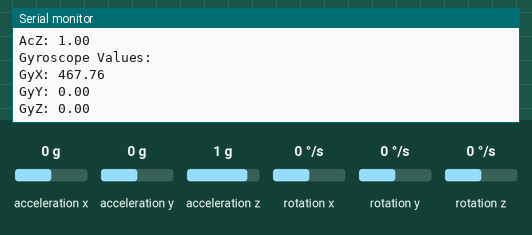
A sketch run on a simulated ESP32. On the bench: the last lines printed to the serial monitor. Wiring (inferred from the names in the program): MPU-6050 motion sensor at I2C address 0x68. Inputs (shaded band) come from the test bench; at power-on: acceleration x 0 g, acceleration y 0 g, acceleration z 1 g, rotation x 0 °/s, rotation y 0 °/s, rotation z 0 °/s. WiFi joins after 1.5 s; servers stay silent unless stated.

Above: at 2.4 s.
2.5 s: acceleration x set to -1.4 g
4.0 s: acceleration y set to -1.4 g
5.5 s: acceleration z set to -1.4 g
7.0 s: rotation x set to -192 °/s
At 7.8 s:
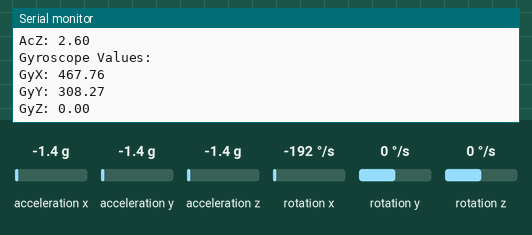
8.5 s: rotation y set to -192 °/s
At 9.5 s:
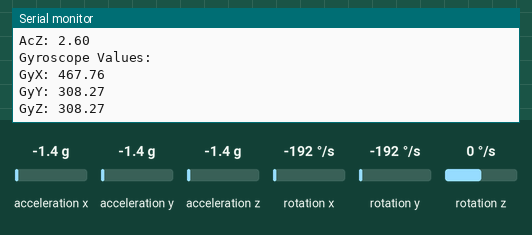

Measured:
- after the input at 7.0 s, the serial monitor: prints a new line after 0.06 s (image 1)
- after the input at 8.5 s, the serial monitor: prints a new line after 0.06 s (image 2)

The sketch:

mpudata.ino
```cpp
/*
 *  This sketch sends MPU6050 data over UDP on a ESP32 device
 *
 */
#include <WiFi.h>
#include <WiFiUdp.h>
#include <Wire.h>

// WiFi network name and password:
const char * networkName = "Naruto";
const char * networkPswd = "barcelona";

//IP address to send UDP data to:
// either use the ip address of the server or
// a network broadcast address
const char * udpAddress = "192.168.0.100";
const int udpPort = 3333;
IPAddress ip(192, 168, 0, 117);
IPAddress dns(192, 168, 0, 1);
IPAddress gateway(192, 168, 0, 1);

int cnt = 07;
String gyr_val, acc_val, val;

const int MPU_addr=0x68;  //I2C address of the MPU
float AcX,AcY,AcZ,Tmp,GyX,GyY,GyZ;

//Are we currently connected?
boolean connected = false;

//The udp library class
WiFiUDP udp;

void setup(){
  // Initilize hardware serial:
  Serial.begin(115200);
  Wire.begin();
  Wire.beginTransmission(MPU_addr);
  Wire.write(0x6B); //0x6B is power management register by default device will be in SLEEP mode
  Wire.write(0); //so we set the register to ensure we are NOT in sleep mode
  Wire.endTransmission(true);

  mpu_setup();

  //Connect to the WiFi network
  connectToWiFi(networkName, networkPswd);
}

void loop(){
  //only send data when connected
  if(connected){
    //Initialize UDP transmission
    udp.beginPacket(udpAddress,udpPort);

    mpu_read();

    acc_val = String(AcX) + "," + String(AcY) + "," + String(AcZ);
    gyr_val = String(GyX)+ "," + String(GyY) + "," +  String(GyZ); //GyX,GyY,GyZ
    val = acc_val + "," + gyr_val;
    //send the mpu values by UDP
    udp.print(val);

    udp.endPacket();
  }
  delay(100);
}

void connectToWiFi(const char * ssid, const char * pwd){
  Serial.println("Connecting to WiFi network: " + String(ssid));

  // delete old config
  WiFi.disconnect(true);
  //register event handler
  WiFi.onEvent(WiFiEvent);


  //Initiate connection
  WiFi.begin(ssid, pwd);

  //config WiFi network
  WiFi.config(ip, dns, gateway);

  Serial.println("Waiting for WIFI connection...");
}

//wifi event handler
void WiFiEvent(WiFiEvent_t event){
    switch(event) {
      case SYSTEM_EVENT_STA_GOT_IP:
          //When connected set
          Serial.print("WiFi connected! IP address: ");
          Serial.println(WiFi.localIP());
          //initializes the UDP state
          //This initializes the transfer buffer
          udp.begin(WiFi.localIP(),udpPort);
          connected = true;
          break;
      case SYSTEM_EVENT_STA_DISCONNECTED:
          Serial.println("WiFi lost connection");
          connected = false;
          break;
      default: break;
    }
}

void mpu_setup(){
  Wire.beginTransmission(MPU_addr);
  Wire.write(0x1C);
  Wire.write(0b00000000); //set the bits(bit4 and  bit3) in the accelerometer setting register 0x1C to (b'00) for sensitivity of (+/-)2g

  Wire.write(0x1B);
  Wire.write(0b00000000); //set the bits(bit4 and  bit3) in the gyroscope setting register 0x1C to (b'00) (+/-) 250 deg/s

  Wire.endTransmission();
}

void mpu_read(){
 Wire.beginTransmission(MPU_addr);
 Wire.write(0x3B);  // starting with register 0x3B (ACCEL_XOUT_H)
 Wire.endTransmission(false);
 Wire.requestFrom(MPU_addr,14,true);  // request a total of 14 consequtive registers
 AcX=Wire.read()<<8|Wire.read();  // 0x3B (ACCEL_XOUT_H) & 0x3C (ACCEL_XOUT_L)
 AcY=Wire.read()<<8|Wire.read();  // 0x3D (ACCEL_YOUT_H) & 0x3E (ACCEL_YOUT_L)
 AcZ=Wire.read()<<8|Wire.read();  // 0x3F (ACCEL_ZOUT_H) & 0x40 (ACCEL_ZOUT_L)
 //Tmp=Wire.read()<<8|Wire.read();  // 0x41 (TEMP_OUT_H) & 0x42 (TEMP_OUT_L)
 GyX=Wire.read()<<8|Wire.read();  // 0x43 (GYRO_XOUT_H) & 0x44 (GYRO_XOUT_L)
 GyY=Wire.read()<<8|Wire.read();  // 0x45 (GYRO_YOUT_H) & 0x46 (GYRO_YOUT_L)
 GyZ=Wire.read()<<8|Wire.read();  // 0x47 (GYRO_ZOUT_H) & 0x48 (GYRO_ZOUT_L)

// divide the Acc and Gyr readings by the sensitivy value for that range

 AcX = AcX / 16384.0;
 AcY = AcY / 16384.0;
 AcZ = AcZ / 16384.0;

 GyX = GyX / 131.0;
 GyY = GyY / 131.0;
 GyZ = GyZ / 131.0;

 Serial.print("Accelerometer Values: \n");
 Serial.print("AcX: "); Serial.print(AcX); Serial.print("\nAcY: "); Serial.print(AcY); Serial.print("\nAcZ: "); Serial.print(AcZ);
 //Serial.print("\nTemperature: " );  Serial.print(Tmp);
 Serial.print("\nGyroscope Values: \n");
 Serial.print("GyX: "); Serial.print(GyX); Serial.print("\nGyY: "); Serial.print(GyY); Serial.print("\nGyZ: "); Serial.print(GyZ);
 Serial.print("\n");
 delay(30);
 }
```
